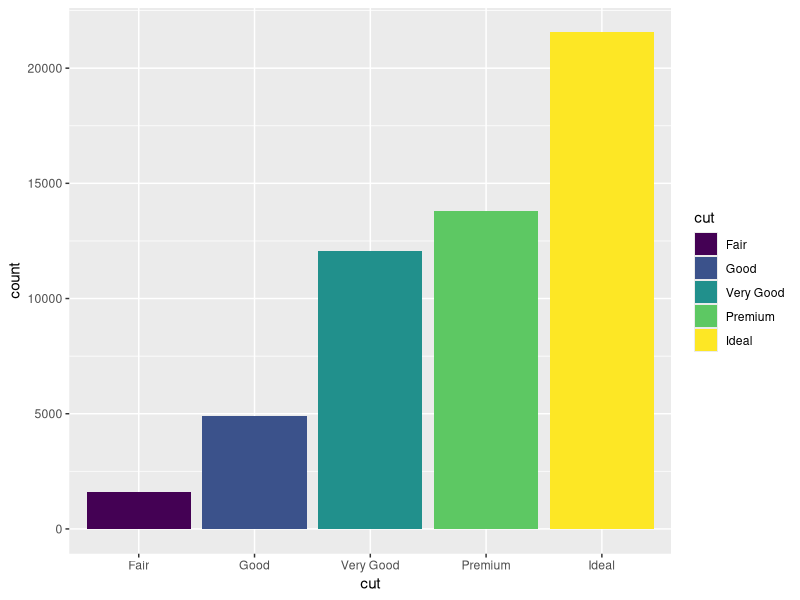
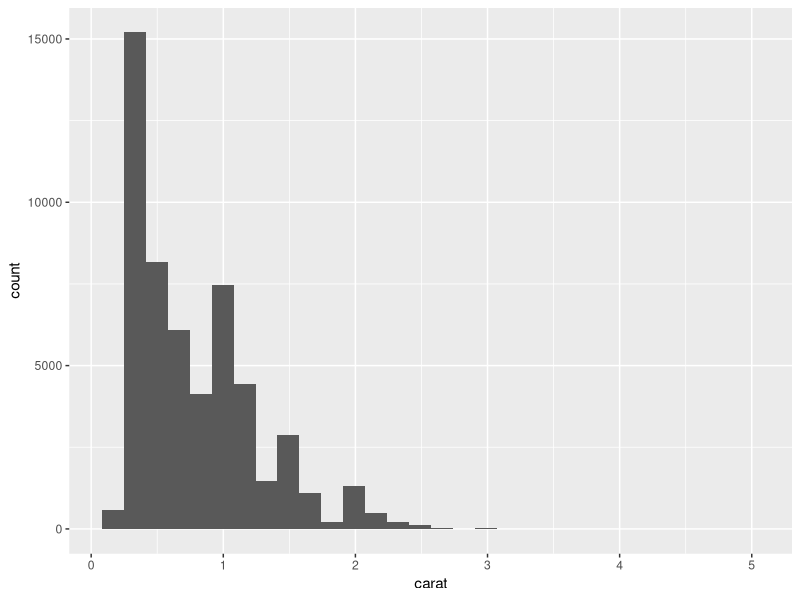
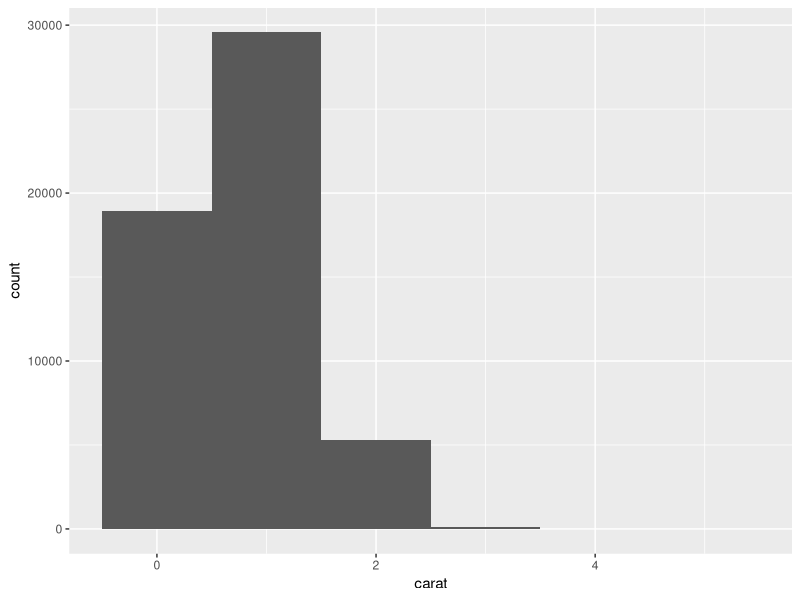
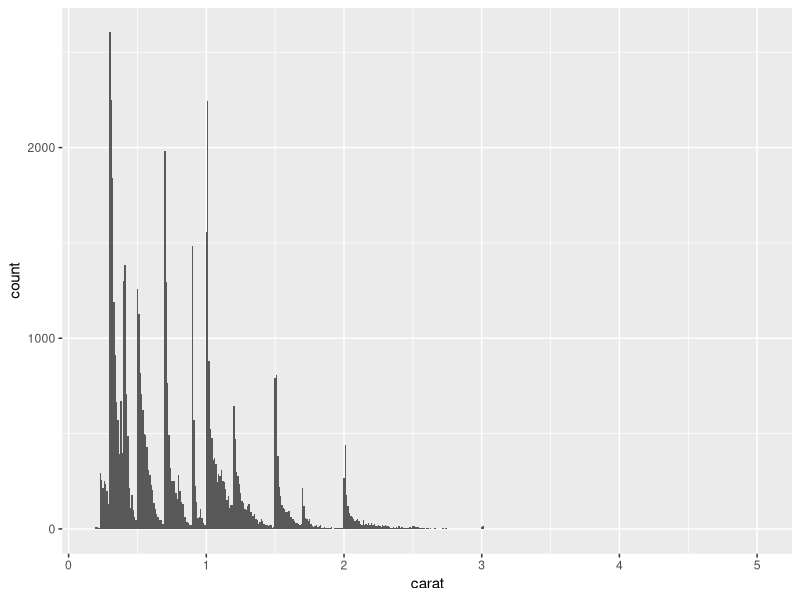
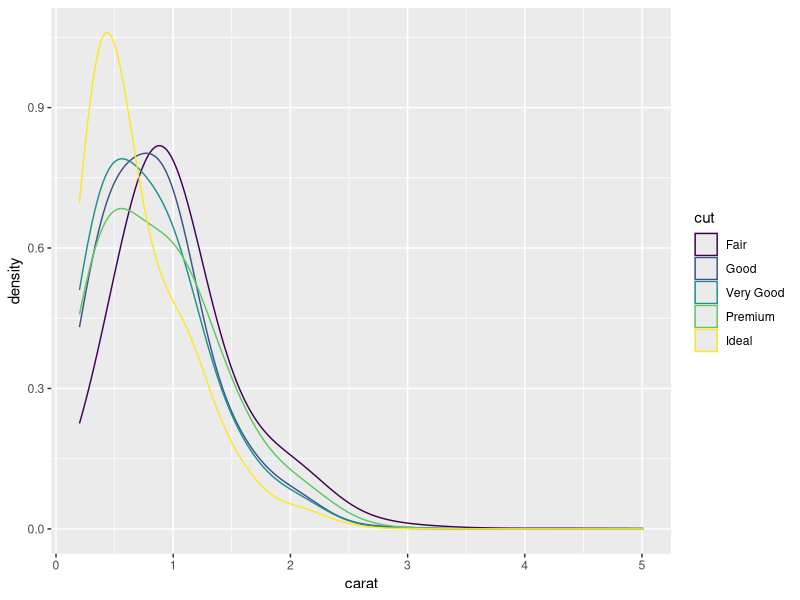
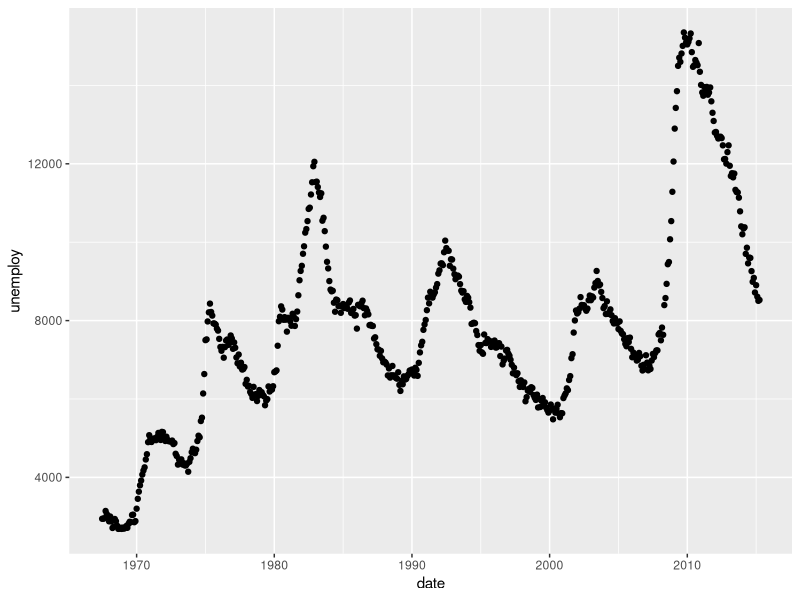
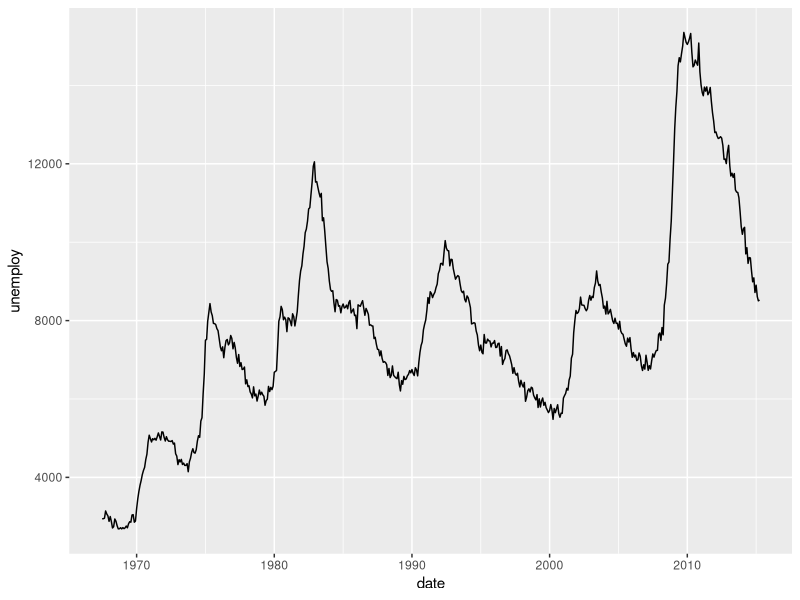
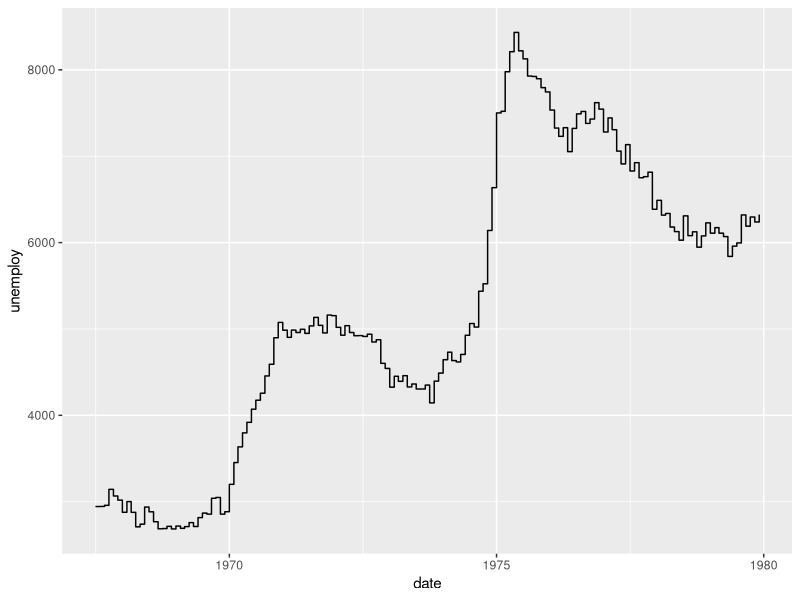

Here is the R script that generated these plots, in order:
## ---- chunk 1
library(ggplot2)
ggplot(data = diamonds) +
        geom_bar(mapping = aes(x = cut,fill = cut))
#You can compute counts of discrete variables using R's table() function.
table(diamonds$cut)
## ---- chunk 2
ggplot(data = diamonds) +
        geom_histogram(aes(x = carat))
# Compare plots
ggplot(data = diamonds) +
        geom_histogram(aes(x = carat), binwidth = 1)

ggplot(data = diamonds) +
  geom_histogram(aes(x = carat), binwidth = 0.01)

# geom_density: displays  densitydensity —not  countcount —on the y axis, which makes it easier to compare the shape of the distributions of multiple subgroups; the area under each curve will be normalized to one, no matter how many total observations occur in the subgroup

ggplot(data = diamonds) +
  geom_density(aes(x = carat, color = cut), kernel = "gaussian", adjust = 4)
## ---- chunk 3
ggplot(data = economics) +
  geom_point(aes(x = date, y = unemploy))

#geom_line makes the relationship clear
ggplot(data = economics) +
  geom_line(aes(x = date, y = unemploy))

#Use geom_step() to turn a line chart into a step function
ggplot(data = economics[1:150, ]) +
  geom_step(aes(x = date, y = unemploy))

# geom_area() creates a line chart with a filled area under the line.
ggplot(data = economics) +
  geom_area(aes(x = date, y = unemploy))
## ---- chunk 4
ggplot(data = mpg) +
  geom_point(mapping = aes(x = displ, y = hwy))

# jitter adjustment is so useful that ggplot2 provides the geom_jitter()
ggplot(data = mpg) +
  geom_jitter(mapping = aes(x = displ, y = hwy))

# geom_rug() adds a tickmark along each axis for each value observed in the data. 
ggplot(data = mpg) +
  geom_point(mapping = aes(x = displ, y = hwy)) +
  geom_rug(mapping = aes(x = displ, y = hwy), position = "jitter")
